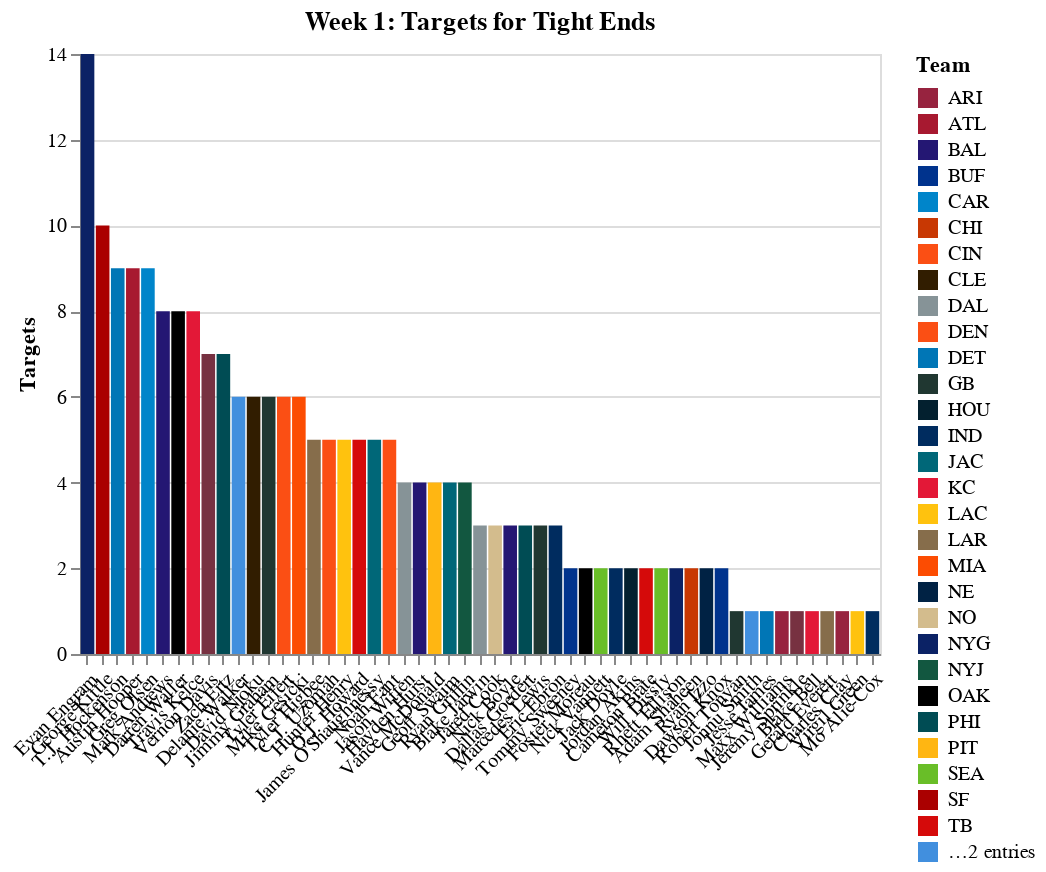

The notebook cell saved with this chart:
### Code cell
chart

### Figure 1 — Vega-Lite specification as saved in the notebook (floating-point values rounded to 4 significant figures)
{"$schema": "https://vega.github.io/schema/vega-lite/v3.4.0.json", "config": {"background": "white", "mark": {"tooltip": null}, "view": {"height": 300, "width": 400}}, "data": {"name": "data-ab3aff318d0f9b16f5519f1e79c6fd4f"}, "datasets": {"data-ab3aff318d0f9b16f5519f1e79c6fd4f": [{"FantasyPoints": 23.1, "Player": "Evan Engram", "ReceivingYards": 116, "Receptions": 11, "Targets": 14, "Team": "NYG"}, {"FantasyPoints": 22.1, "Player": "T.J. Hockenson", "ReceivingYards": 131, "Receptions": 6, "Targets": 9, "Team": "DET"}, {"FantasyPoints": 20.8, "Player": "Mark Andrews", "ReceivingYards": 108, "Receptions": 8, "Targets": 8, "Team": "BAL"}, {"FantasyPoints": 20, "Player": "Delanie Walker", "ReceivingYards": 55, "Receptions": 5, "Targets": 6, "Team": "TEN"}, {"FantasyPoints": 13.9, "Player": "Vernon Davis", "ReceivingYards": 59, "Receptions": 4, "Targets": 7, "Team": "WAS"}, {"FantasyPoints": 12.2, "Player": "Austin Hooper", "ReceivingYards": 77, "Receptions": 9, "Targets": 9, "Team": "ATL"}, {"FantasyPoints": 11.7, "Player": "David Njoku", "ReceivingYards": 37, "Receptions": 4, "Targets": 6, "Team": "CLE"}, {"FantasyPoints": 11.4, "Player": "Blake Jarwin", "ReceivingYards": 39, "Receptions": 3, "Targets": 3, "Team": "DAL"}, {"FantasyPoints": 10.5, "Player": "Jimmy Graham", "ReceivingYards": 30, "Receptions": 3, "Targets": 6, "Team": "GB"}, {"FantasyPoints": 10.5, "Player": "Darren Waller", "ReceivingYards": 70, "Receptions": 7, "Targets": 8, "Team": "OAK"}, {"FantasyPoints": 10.3, "Player": "Travis Kelce", "ReceivingYards": 88, "Receptions": 3, "Targets": 8, "Team": "KC"}, {"FantasyPoints": 10, "Player": "Tyler Higbee", "ReceivingYards": 20, "Receptions": 4, "Targets": 5, "Team": "LAR"}, {"FantasyPoints": 9.4, "Player": "George Kittle", "ReceivingYards": 54, "Receptions": 8, "Targets": 10, "Team": "SF"}, {"FantasyPoints": 9, "Player": "Jason Witten", "ReceivingYards": 15, "Receptions": 3, "Targets": 4, "Team": "DAL"}, {"FantasyPoints": 8.6, "Player": "C.J. Uzomah", "ReceivingYards": 66, "Receptions": 4, "Targets": 5, "Team": "CIN"}, {"FantasyPoints": 8, "Player": "Hunter Henry", "ReceivingYards": 60, "Receptions": 4, "Targets": 5, "Team": "LAC"}, {"FantasyPoints": 7.9, "Player": "Zach Ertz", "ReceivingYards": 54, "Receptions": 5, "Targets": 7, "Team": "PHI"}, {"FantasyPoints": 5.6, "Player": "Hayden Hurst", "ReceivingYards": 41, "Receptions": 3, "Targets": 4, "Team": "BAL"}, {"FantasyPoints": 5.6, "Player": "Greg Olsen", "ReceivingYards": 36, "Receptions": 4, "Targets": 9, "Team": "CAR"}, {"FantasyPoints": 5.2, "Player": "Tyler Eifert", "ReceivingYards": 27, "Receptions": 5, "Targets": 6, "Team": "CIN"}, {"FantasyPoints": 5.2, "Player": "O.J. Howard", "ReceivingYards": 32, "Receptions": 4, "Targets": 5, "Team": "TB"}, {"FantasyPoints": 5.2, "Player": "James O'Shaughnessy", "ReceivingYards": 32, "Receptions": 4, "Targets": 5, "Team": "JAC"}, {"FantasyPoints": 5, "Player": "Vance McDonald", "ReceivingYards": 40, "Receptions": 2, "Targets": 4, "Team": "PIT"}, {"FantasyPoints": 4.7, "Player": "Jared Cook", "ReceivingYards": 37, "Receptions": 2, "Targets": 3, "Team": "NO"}, {"FantasyPoints": 4.5, "Player": "Tommy Sweeney", "ReceivingYards": 35, "Receptions": 2, "Targets": 2, "Team": "BUF"}, {"FantasyPoints": 4.1, "Player": "Nick Boyle", "ReceivingYards": 26, "Receptions": 3, "Targets": 3, "Team": "BAL"}, {"FantasyPoints": 4.1, "Player": "Mike Gesicki", "ReceivingYards": 31, "Receptions": 2, "Targets": 6, "Team": "MIA"}, {"FantasyPoints": 3.7, "Player": "Geoff Swaim", "ReceivingYards": 17, "Receptions": 4, "Targets": 4, "Team": "JAC"}, {"FantasyPoints": 3.4, "Player": "Noah Fant", "ReceivingYards": 29, "Receptions": 2, "Targets": 5, "Team": "DEN"}, {"FantasyPoints": 3.3, "Player": "Robert Tonyan", "ReceivingYards": 28, "Receptions": 1, "Targets": 1, "Team": "GB"}, {"FantasyPoints": 3, "Player": "Foster Moreau", "ReceivingYards": 20, "Receptions": 2, "Targets": 2, "Team": "OAK"}, {"FantasyPoints": 2.6, "Player": "Dallas Goedert", "ReceivingYards": 16, "Receptions": 2, "Targets": 3, "Team": "PHI"}, {"FantasyPoints": 2.6, "Player": "Nick Vannett", "ReceivingYards": 16, "Receptions": 2, "Targets": 2, "Team": "SEA"}, {"FantasyPoints": 2.5, "Player": "Jack Doyle", "ReceivingYards": 20, "Receptions": 1, "Targets": 2, "Team": "IND"}, {"FantasyPoints": 2.5, "Player": "Ryan Griffin", "ReceivingYards": 10, "Receptions": 3, "Targets": 4, "Team": "NYJ"}, {"FantasyPoints": 2.4, "Player": "Marcedes Lewis", "ReceivingYards": 14, "Receptions": 2, "Targets": 3, "Team": "GB"}, {"FantasyPoints": 2.2, "Player": "Jordan Akins", "ReceivingYards": 17, "Receptions": 1, "Targets": 2, "Team": "HOU"}, {"FantasyPoints": 2.2, "Player": "Jonnu Smith", "ReceivingYards": 7, "Receptions": 1, "Targets": 1, "Team": "TEN"}, {"FantasyPoints": 2, "Player": "Jesse James", "ReceivingYards": 15, "Receptions": 1, "Targets": 1, "Team": "DET"}, {"FantasyPoints": 2, "Player": "Maxx Williams", "ReceivingYards": 15, "Receptions": 1, "Targets": 1, "Team": "ARI"}, {"FantasyPoints": 1.8, "Player": "Cameron Brate", "ReceivingYards": 8, "Receptions": 2, "Targets": 2, "Team": "TB"}, {"FantasyPoints": 1.7, "Player": "Will Dissly", "ReceivingYards": 12, "Receptions": 1, "Targets": 2, "Team": "SEA"}, {"FantasyPoints": 1.3, "Player": "Eric Ebron", "ReceivingYards": 8, "Receptions": 1, "Targets": 3, "Team": "IND"}, {"FantasyPoints": 1.3, "Player": "Rhett Ellison", "ReceivingYards": 8, "Receptions": 1, "Targets": 2, "Team": "NYG"}, {"FantasyPoints": 1.3, "Player": "Jeremy Sprinkle", "ReceivingYards": 8, "Receptions": 1, "Targets": 1, "Team": "WAS"}, {"FantasyPoints": 1.2, "Player": "Blake Bell", "ReceivingYards": 7, "Receptions": 1, "Targets": 1, "Team": "KC"}, {"FantasyPoints": 1.2, "Player": "Gerald Everett", "ReceivingYards": 7, "Receptions": 1, "Targets": 1, "Team": "LAR"}, {"FantasyPoints": 1.1, "Player": "Adam Shaheen", "ReceivingYards": 6, "Receptions": 1, "Targets": 2, "Team": "CHI"}, {"FantasyPoints": 1, "Player": "Charles Clay", "ReceivingYards": 5, "Receptions": 1, "Targets": 1, "Team": "ARI"}, {"FantasyPoints": 0.9, "Player": "Virgil Green", "ReceivingYards": 4, "Receptions": 1, "Targets": 1, "Team": "LAC"}, {"FantasyPoints": 0.8, "Player": "Mo Alie-Cox", "ReceivingYards": 3, "Receptions": 1, "Targets": 1, "Team": "IND"}, {"FantasyPoints": 0.8, "Player": "Ryan Izzo", "ReceivingYards": 3, "Receptions": 1, "Targets": 2, "Team": "NE"}, {"FantasyPoints": 0.6, "Player": "Dawson Knox", "ReceivingYards": 1, "Receptions": 1, "Targets": 2, "Team": "BUF"}]}, "encoding": {"color": {"field": "Team", "scale": {"domain": ["ARI", "ATL", "BAL", "BUF", "CAR", "CHI", "CIN", "CLE", "DAL", "DEN", "DET", "GB", "HOU", "IND", "JAC", "KC", "LAC", "LAR", "MIA", "NE", "NO", "NYG", "NYJ", "OAK", "PHI", "PIT", "SEA", "SF", "TB", "TEN", "WAS"], "range": ["#97233F", "#A71930", "#241773", "#00338D", "#0085CA", "#C83803", "#FB4F14", "#311D00", "#869397", "#FB4F14", "#0076B6", "#203731", "#03202F", "#002C5F", "#006778", "#E31837", "#FFC20E", "#866D4B", "#FC4C02", "#002244", "#D3BC8D", "#0B2265", "#125740", "#000000", "#004C54", "#FFB612", "#69BE28", "#AA0000", "#D50A0A", "#418FDE", "#773141"]}, "type": "nominal"}, "x": {"axis": {"labelAngle": -45, "title": ""}, "field": "Player", "sort": {"field": "Targets", "op": "sum", "order": "descending"}, "type": "nominal"}, "y": {"axis": {"title": "Targets"}, "field": "Targets", "type": "quantitative"}}, "mark": "bar", "title": "Week 1: Targets for Tight Ends"}
